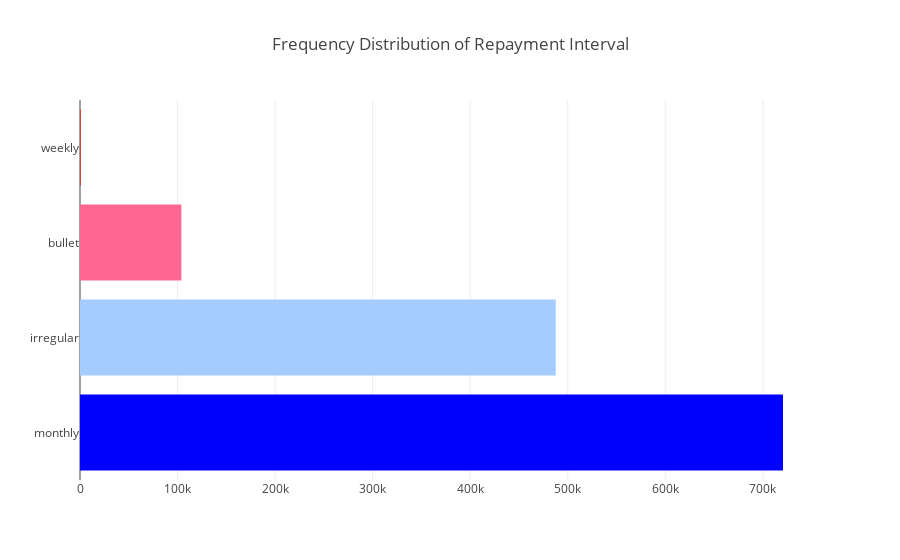

Notebook code cell kept with this figure:
### Markdown cell above
This indicates that 14 months is the most common repayment interval for these loans followed by 9 months. In the next section we will check the frequency distribution of the repayment interval at which lenders are supposed to receive the installments.

### Code cell
repayment_interval_srs = kiva_loans_df['repayment_interval'].value_counts()
trace = go.Bar(
    y=repayment_interval_srs.index,
    x=repayment_interval_srs.values,
    orientation = 'h',
    marker=dict(
        color=repayment_interval_srs.values,
        colorscale = 'Picnic',
        reversescale = True
    ),
)

layout = go.Layout(
    title='Frequency Distribution of Repayment Interval',
    )
data = [trace]
fig = go.Figure(data=data, layout=layout)
py.iplot(fig, filename="RepaymentIntervals")

### Figure 1 — Plotly figure (JSON) as saved in the notebook; plotly's stock layout.template omitted (floating-point values rounded to 4 significant figures)
{"data": [{"marker": {"color": [720640, 487688, 103888, 622], "colorscale": "Picnic", "reversescale": true}, "orientation": "h", "type": "bar", "x": [720640, 487688, 103888, 622], "y": ["monthly", "irregular", "bullet", "weekly"]}], "layout": {"title": "Frequency Distribution of Repayment Interval"}}
